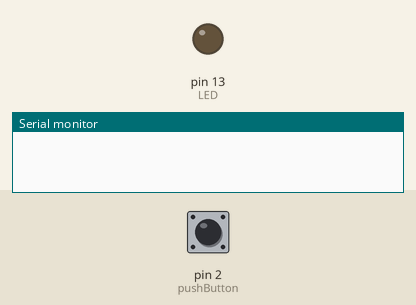
The sketch below on a simulated Arduino Uno, built with avr-gcc and run on an emulated ATmega328P. Shown: output pins drawn as LEDs (lit = HIGH), the last lines printed to the serial monitor. Dashed ring = blinking. Inputs (shaded band) come from the test bench; at power-on: pin 2 (pushButton) HIGH.

Above: at 1.2 s.
1.3 s: pin 2 (pushButton) pulled LOW for 3.2 s
At 1.6 s:
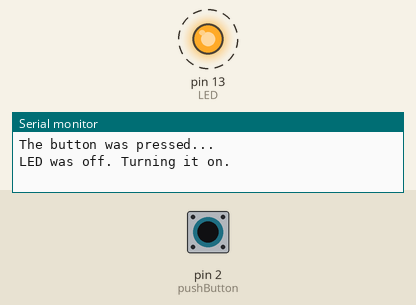
6.0 s: pin 2 (pushButton) pulled LOW for 0.15 s
At 6.5 s:
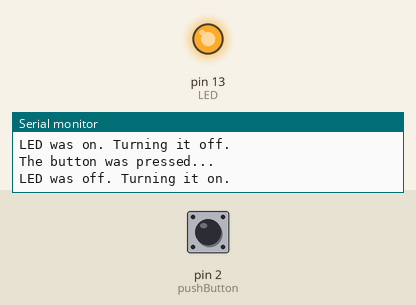
7.6 s: pin 2 (pushButton) pulled LOW for 1 s
At 8.9 s:
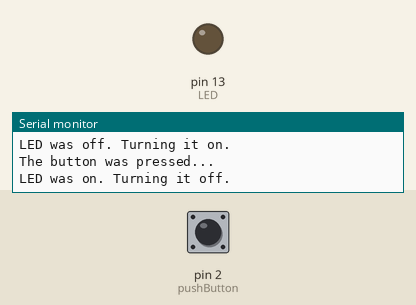
Timing chart, 0 to 10.6 s (numbered marks = the images above; inputs shaded):
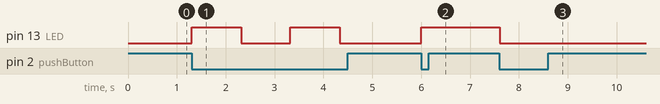

The sketch:

arduino_020917_inClassExercise4.ino
```cpp
/*------------------------------------------------------------------------------------
arduino_020917_inClassExercise4.ino

Reads the status of a switch attached to pin 2 and toogles the state of onboard LED
with each press

This assumes that the pushbutton is wired in an active low configuration.
  For more info, see https://learn.sparkfun.com/tutorials/pull-up-resistors

Created: 02/04/16
  - Joshua Vaughan
  - joshua.vaughan@louisiana.edu
  - http://www.ucs.louisiana.edu/~jev9637/

Modified:
  * 03/03/17 - JEV - joshua.vaughan@louisiana.edu
    - updated naming to match Spring 2017 assignment
------------------------------------------------------------------------------------*/

// digital pin 2 has the pushbutton attached to it.
// It's good practice to assign a name, to make your code easier to read
const int pushButton = 2;    // This is now global in scope

// Pin 13 has an LED connected on most Arduino boards, including the RedBoard we have
// Name it LED to make your code easier to read
// Adding the const in front will protect you from accidentally changing its value
const int LED = 13;

// declare a value to store the state of the pin
// the button only has two states so a boolean is the best choice
boolean buttonState = true;

// declare a variable that keeps track of the LED state
boolean LEDisOn = false;

// This is always run once when the sketch starts
void setup() {
  // initialize serial communication at 9600 bits per second
  Serial.begin(9600);

  // Remember that the digital pins can be in or out, so...
  // We need to define the digital pin as an INPUT
  pinMode(pushButton, INPUT);

  // Define the pin of the LED as an ouput
  pinMode(LED, OUTPUT);
}

// the loop routine runs over and over again forever:
void loop() {
  // Now, read the current state of the button
  buttonState = digitalRead(pushButton);

  if (!buttonState) {
      // print out the state of the button
      Serial.println("The button was pressed...");

      if (LEDisOn) {
        Serial.println("LED was on. Turning it off.");
        LEDisOn = false;           // Update the variable tracking the LED state
        digitalWrite(LED, LOW);    // Turn the LED off.
      }
      else {
        Serial.println("LED was off. Turning it on.");
        LEDisOn = true;            // Update the variable tracking the LED state
        digitalWrite(LED, HIGH);   // Turn the LED on.
      }
      delay(1000); // delay 1000ms

      Serial.println("");          // print a blank line to improve readability
  }


  // delay 10ms between reads for stability
  delay(10);
}
```

Measured:
- after the input at 1.3 s, pin 13 (LED): alternates HIGH for 1.0 s and LOW for 1.0 s, starting at once
- after the input at 6.0 s, pin 13 (LED): LOW → HIGH at once
- after the input at 7.6 s, pin 13 (LED): HIGH → LOW at once
